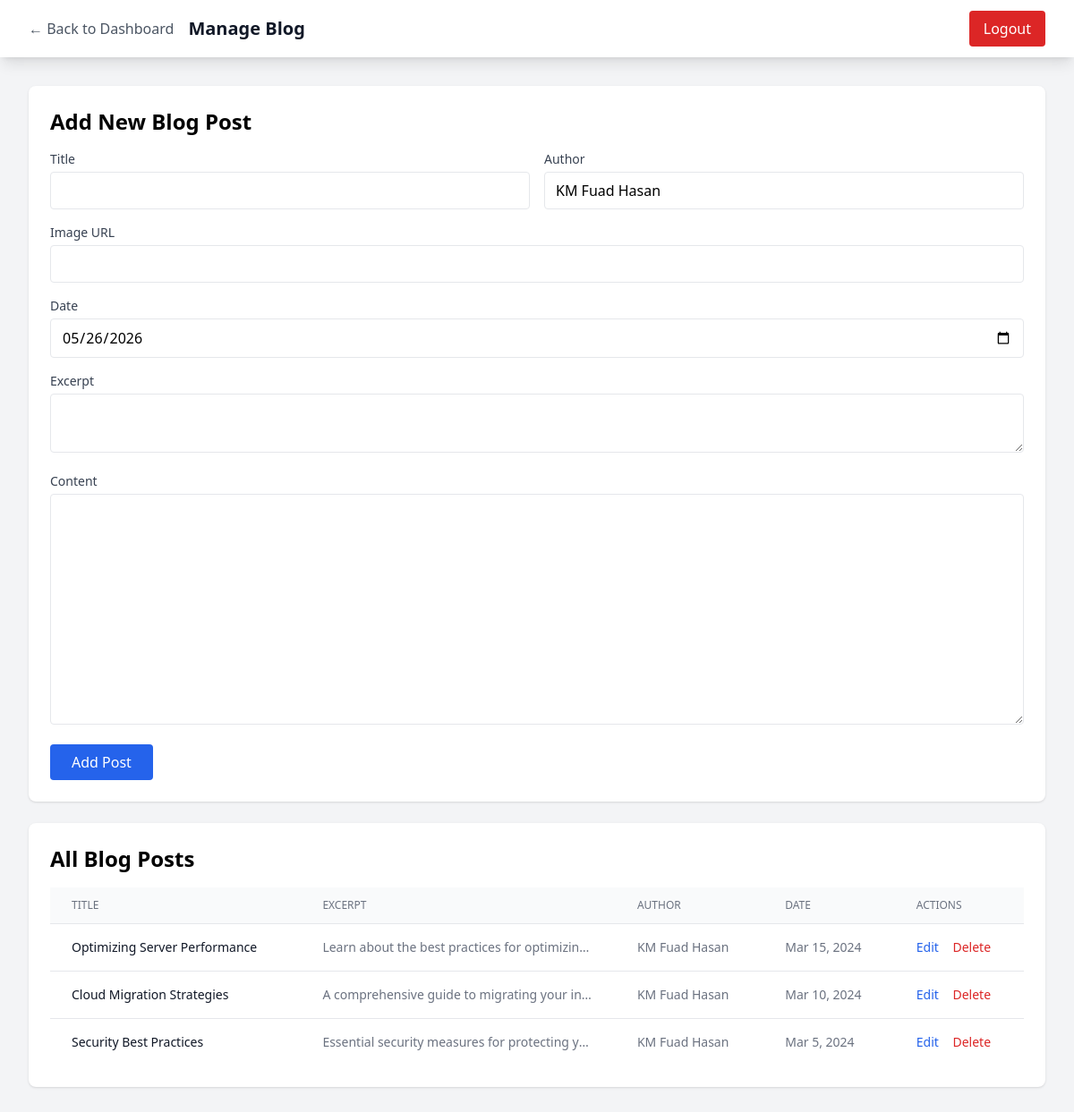
Screenshot of /admin/blog.php (signed in) with the database file from the repository.
### tables this page shows
CREATE TABLE IF NOT EXISTS blog_posts (
    id INT AUTO_INCREMENT PRIMARY KEY,
    title VARCHAR(200) NOT NULL,
    excerpt TEXT,
    content TEXT,
    image VARCHAR(500),
    author VARCHAR(100) DEFAULT 'KM Fuad Hasan',
    date DATE,
    created_at TIMESTAMP DEFAULT CURRENT_TIMESTAMP,
    updated_at TIMESTAMP DEFAULT CURRENT_TIMESTAMP ON UPDATE CURRENT_TIMESTAMP
);

### admin/blog.php (the view, shortened to what this page needs)
<?php
$conn = getDBConnection();
$editPost = null;
$postsResult = $conn->query("SELECT * FROM blog_posts ORDER BY date DESC, created_at DESC");
$posts = [];
while ($row = $postsResult->fetch_assoc()) {
    $posts[] = $row;
}
?>
<!DOCTYPE html>
<html lang="en">
<head>
    <script src="https://cdn.tailwindcss.com"></script>
</head>
<body class="bg-gray-100">
    <nav class="bg-white shadow-lg">
        <div class="max-w-7xl mx-auto px-4 sm:px-6 lg:px-8">
            <div class="flex justify-between h-16">
                <div class="flex items-center space-x-4">
                    <a href="/admin/index.php" class="text-gray-600 hover:text-gray-900">← Back to Dashboard</a>
                    <h1 class="text-xl font-bold text-gray-900">Manage Blog</h1>
                </div>
                <div class="flex items-center">
                    <a href="/admin/logout.php" class="bg-red-600 text-white px-4 py-2 rounded hover:bg-red-700">Logout</a>
                </div>
            </div>
        </div>
    </nav>
    <div class="max-w-7xl mx-auto px-4 sm:px-6 lg:px-8 py-8">
        <div class="bg-white rounded-lg shadow p-6 mb-6">
            <h2 class="text-2xl font-bold mb-4"><?php echo $editPost ? 'Edit Blog Post' : 'Add New Blog Post'; ?></h2>
            <form method="POST">
                <div class="space-y-4">
                    <div class="grid grid-cols-1 md:grid-cols-2 gap-4">
                        <div>
                            <label class="block text-sm font-medium text-gray-700 mb-1">Title</label>
                            <input type="text" name="title" value="<?php echo $editPost ? htmlspecialchars($editPost['title']) : ''; ?>" class="w-full border rounded px-3 py-2" required>
                        </div>
                        <div>
                            <label class="block text-sm font-medium text-gray-700 mb-1">Author</label>
                            <input type="text" name="author" value="<?php echo $editPost ? htmlspecialchars($editPost['author']) : 'KM Fuad Hasan'; ?>" class="w-full border rounded px-3 py-2" required>
                        </div>
                    </div>
                    <div>
                        <label class="block text-sm font-medium text-gray-700 mb-1">Image URL</label>
                        <input type="url" name="image" value="<?php echo $editPost ? htmlspecialchars($editPost['image']) : ''; ?>" class="w-full border rounded px-3 py-2" required>
                    </div>
                    <div>
                        <label class="block text-sm font-medium text-gray-700 mb-1">Date</label>
                        <input type="date" name="date" value="<?php echo $editPost ? $editPost['date'] : date('Y-m-d'); ?>" class="w-full border rounded px-3 py-2" required>
                    </div>
                    <div>
                        <label class="block text-sm font-medium text-gray-700 mb-1">Excerpt</label>
                        <textarea name="excerpt" rows="2" class="w-full border rounded px-3 py-2" required><?php echo $editPost ? htmlspecialchars($editPost['excerpt']) : ''; ?></textarea>
                    </div>
                    <div>
                        <label class="block text-sm font-medium text-gray-700 mb-1">Content</label>
                        <textarea name="content" rows="10" class="w-full border rounded px-3 py-2" required><?php echo $editPost ? htmlspecialchars($editPost['content']) : ''; ?></textarea>
                    </div>
                </div>
                <button type="submit" name="<?php echo $editPost ? 'update_post' : 'add_post'; ?>" class="mt-4 bg-blue-600 text-white px-6 py-2 rounded hover:bg-blue-700">
                    <?php echo $editPost ? 'Update Post' : 'Add Post'; ?>
                </button>
            </form>
        </div>
        <div class="bg-white rounded-lg shadow p-6">
            <h2 class="text-2xl font-bold mb-4">All Blog Posts</h2>
            <div class="overflow-x-auto">
                <table class="min-w-full divide-y divide-gray-200">
                    <thead class="bg-gray-50">
                        <tr>
                            <th class="px-6 py-3 text-left text-xs font-medium text-gray-500 uppercase">Title</th>
                            <th class="px-6 py-3 text-left text-xs font-medium text-gray-500 uppercase">Excerpt</th>
                            <th class="px-6 py-3 text-left text-xs font-medium text-gray-500 uppercase">Author</th>
                            <th class="px-6 py-3 text-left text-xs font-medium text-gray-500 uppercase">Date</th>
                            <th class="px-6 py-3 text-left text-xs font-medium text-gray-500 uppercase">Actions</th>
                        </tr>
                    </thead>
                    <tbody class="bg-white divide-y divide-gray-200">
                        <?php foreach ($posts as $post): ?>
                            <tr>
                                <td class="px-6 py-4 whitespace-nowrap text-sm font-medium text-gray-900"><?php echo htmlspecialchars($post['title']); ?></td>
                                <td class="px-6 py-4 text-sm text-gray-500 max-w-xs truncate"><?php echo htmlspecialchars($post['excerpt']); ?></td>
                                <td class="px-6 py-4 whitespace-nowrap text-sm text-gray-500"><?php echo htmlspecialchars($post['author']); ?></td>
                                <td class="px-6 py-4 whitespace-nowrap text-sm text-gray-500"><?php echo date('M j, Y', strtotime($post['date'])); ?></td>
                                <td class="px-6 py-4 whitespace-nowrap text-sm">
                                    <a href="/admin/blog.php?edit=<?php echo $post['id']; ?>" class="text-blue-600 hover:text-blue-900 mr-3">Edit</a>
                                    <a href="/admin/blog.php?delete=<?php echo $post['id']; ?>" onclick="return confirm('Are you sure?')" class="text-red-600 hover:text-red-900">Delete</a>
                                </td>
                            </tr>
                        <?php endforeach; ?>
                    </tbody>
                </table>
            </div>
        </div>
    </div>
</body>
</html>

### rows the page displays
blog_posts: title "Optimizing Server Performance", excerpt "Learn about the best practices for optimizin…", author "KM Fuad Hasan", date "Mar 15, 2024"
blog_posts: title "Cloud Migration Strategies", excerpt "A comprehensive guide to migrating your in…", author "KM Fuad Hasan", date "Mar 10, 2024"
blog_posts: title "Security Best Practices", excerpt "Essential security measures for protecting y…", author "KM Fuad Hasan", date "Mar 5, 2024"
